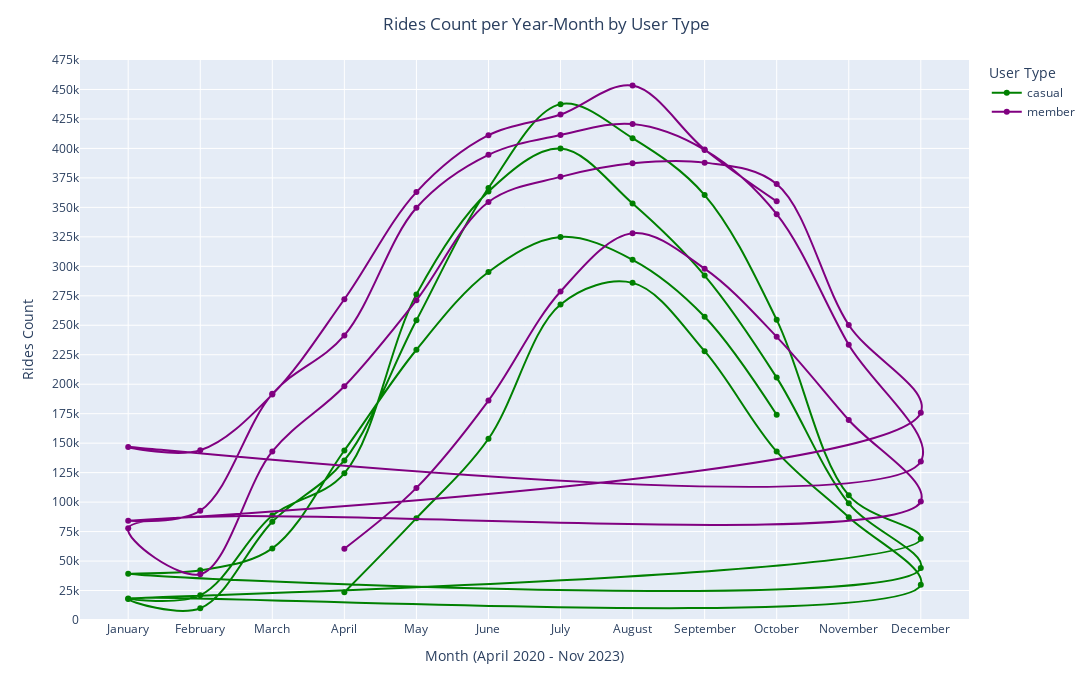

Source (notebook cell):
### Code cell
# Group by 'start_year', 'start_month', and 'member_casual' columns and calculate the count of 'ride_id'
monthly_rides = data.groupby(['start_year', 'start_month', 'member_casual'], observed=False)['ride_id'].count().reset_index()
monthly_rides = monthly_rides[monthly_rides['ride_id'] != 0]

# Create a line chart using Plotly Express
fig = px.line(monthly_rides, x='start_month', y='ride_id',  # Assuming this column contains ride id
              range_y=[0,475000],
              color='member_casual', 
              line_shape = 'spline',
              markers=True,
              labels={'start_month': 'Month (April 2020 - Nov 2023)', 'ride_id': 'Rides Count', 'member_casual': 'User Type'},
              color_discrete_map={'casual': 'green', 'member': 'purple'})

fig.update_layout(title=dict(text='Rides Count per Year-Month by User Type', x=0.5),
                  height=700, width=1400,
                  xaxis={'categoryorder': 'array', 'categoryarray': ['January', 'February', 'March', 'April', 'May', 'June', 'July', 'August', 'September', 'October', 'November', 'December']},
                  )  

# Adjust the x-axis tickvals and ticktext for better spacing (assuming 50K intervals)
tick_vals = list(range(0, 500001, 25000))
fig.update_yaxes( tickvals=tick_vals)

# Show the figure
fig.show()

### Figure 1 — Plotly figure (JSON) as saved in the notebook; plotly's stock layout.template omitted (floating-point values rounded to 4 significant figures)
{"data": [{"hovertemplate": "User Type=casual<br>Month (April 2020 - Nov 2023)=%{x}<br>Rides Count=%{y}<extra></extra>", "legendgroup": "casual", "line": {"color": "green", "dash": "solid", "shape": "spline"}, "marker": {"symbol": "circle"}, "mode": "markers+lines", "name": "casual", "orientation": "v", "showlegend": true, "type": "scatter", "x": ["April", "May", "June", "July", "August", "September", "October", "November", "December", "January", "February", "March", "April", "May", "June", "July", "August", "September", "October", "November", "December", "January", "February", "March", "April", "May", "June", "July", "August", "September", "October", "November", "December", "January", "February", "March", "April", "May", "June", "July", "August", "September", "October"], "xaxis": "x", "y": [23507, 86397, 153740, 267695, 285959, 228036, 142847, 87165, 29817, 17914, 9979, 83357, 135359, 254211, 366396, 437558, 408722, 360463, 254595, 105757, 68915, 18186, 21032, 88578, 124413, 276191, 363492, 399879, 353250, 292166, 205598, 99010, 44011, 39133, 42110, 60735, 143743, 229230, 295191, 324913, 305540, 257267, 174073], "yaxis": "y"}, {"hovertemplate": "User Type=member<br>Month (April 2020 - Nov 2023)=%{x}<br>Rides Count=%{y}<extra></extra>", "legendgroup": "member", "line": {"color": "purple", "dash": "solid", "shape": "spline"}, "marker": {"symbol": "circle"}, "mode": "markers+lines", "name": "member", "orientation": "v", "showlegend": true, "type": "scatter", "x": ["April", "May", "June", "July", "August", "September", "October", "November", "December", "January", "February", "March", "April", "May", "June", "July", "August", "September", "October", "November", "December", "January", "February", "March", "April", "May", "June", "July", "August", "September", "October", "November", "December", "January", "February", "March", "April", "May", "June", "July", "August", "September", "October"], "xaxis": "x", "y": [60498, 112048, 186117, 278669, 328150, 298002, 240198, 169631, 100507, 77890, 38819, 143024, 198322, 271267, 354558, 375871, 387410, 387945, 369751, 250285, 175887, 84247, 92705, 191806, 241399, 349680, 394594, 411336, 420653, 398742, 344255, 233397, 134431, 146760, 143967, 191329, 272066, 362971, 411187, 428741, 453286, 399160, 355132], "yaxis": "y"}], "layout": {"height": 700, "legend": {"title": {"text": "User Type"}, "tracegroupgap": 0}, "margin": {"t": 60}, "title": {"text": "Rides Count per Year-Month by User Type", "x": 0.5}, "width": 1400, "xaxis": {"anchor": "y", "categoryarray": ["January", "February", "March", "April", "May", "June", "July", "August", "September", "October", "November", "December"], "categoryorder": "array", "domain": [0, 1], "title": {"text": "Month (April 2020 - Nov 2023)"}}, "yaxis": {"anchor": "x", "domain": [0, 1], "range": [0, 475000], "tickvals": [0, 25000, 50000, 75000, 100000, 125000, 150000, 175000, 200000, 225000, 250000, 275000, 300000, 325000, 350000, 375000, 400000, 425000, 450000, 475000, 500000], "title": {"text": "Rides Count"}}}}
